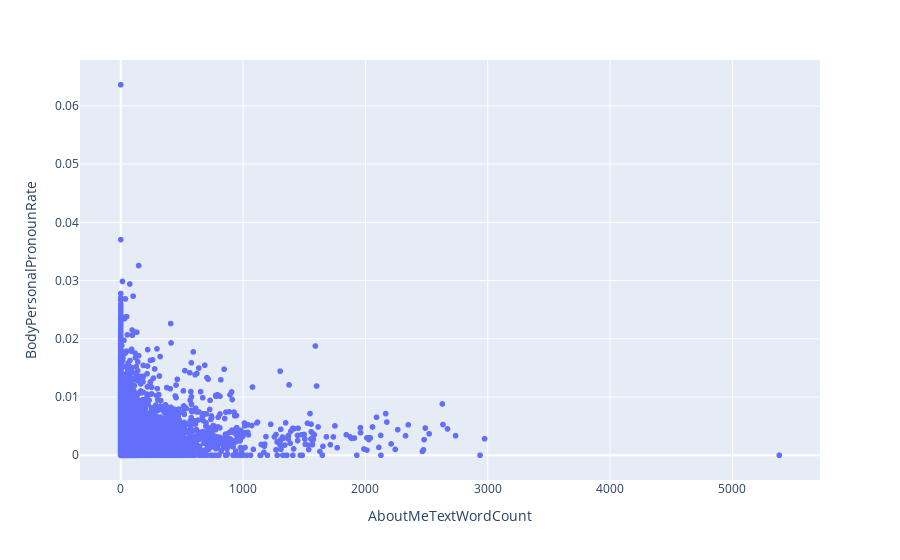

Notebook code for this chart:
### Markdown cell above
Now we have a bivariate distribution we could analyze for correlation.

### Code cell
import plotly.express as px

px.scatter(
    user_about_to_pronouns_df,
    x="AboutMeTextWordCount",
    y="BodyPersonalPronounRate"
)

### Figure 1 — Plotly figure (JSON) as saved in the notebook; plotly's stock layout.template omitted (floating-point values rounded to 4 significant figures; data arrays with more than 128 entries replaced by an {"elided": "..."} marker saying what was removed)
{"data": [{"hovertemplate": "AboutMeTextWordCount=%{x}<br>BodyPersonalPronounRate=%{y}<extra></extra>", "legendgroup": "", "marker": {"color": "#636efa", "symbol": "circle"}, "mode": "markers", "name": "", "showlegend": false, "type": "scattergl", "x": {"elided": "15199 int values"}, "xaxis": "x", "y": {"elided": "15199 float values"}, "yaxis": "y"}], "layout": {"legend": {"tracegroupgap": 0}, "margin": {"t": 60}, "xaxis": {"anchor": "y", "domain": [0, 1], "title": {"text": "AboutMeTextWordCount"}}, "yaxis": {"anchor": "x", "domain": [0, 1], "title": {"text": "BodyPersonalPronounRate"}}}}
